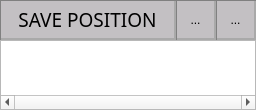
               <widget class="QWidget" name="w_logo_pos" native="true">
                <property name="minimumSize">
                 <size>
                  <width>0</width>
                  <height>110</height>
                 </size>
                </property>
                <property name="maximumSize">
                 <size>
                  <width>16777215</width>
                  <height>110</height>
                 </size>
                </property>
                <layout class="QGridLayout" name="gridLayout_24">
                 <property name="leftMargin">
                  <number>0</number>
                 </property>
                 <property name="topMargin">
                  <number>0</number>
                 </property>
                 <property name="rightMargin">
                  <number>0</number>
                 </property>
                 <property name="bottomMargin">
                  <number>0</number>
                 </property>
                 <property name="spacing">
                  <number>0</number>
                 </property>
                 <item row="1" column="0">
                  <widget class="CxLogoListWidget" name="lw_logo_list">
                   <property name="verticalScrollBarPolicy">
                    <enum>Qt::ScrollBarAlwaysOff</enum>
                   </property>
                   <property name="horizontalScrollBarPolicy">
                    <enum>Qt::ScrollBarAlwaysOn</enum>
                   </property>
                  </widget>
                 </item>
                 <item row="0" column="0">
                  <widget class="QWidget" name="widget_3" native="true">
                   <property name="minimumSize">
                    <size>
                     <width>0</width>
                     <height>40</height>
                    </size>
                   </property>
                   <layout class="QGridLayout" name="gridLayout_26">
                    <property name="leftMargin">
                     <number>0</number>
                    </property>
                    <property name="topMargin">
                     <number>0</number>
                    </property>
                    <property name="rightMargin">
                     <number>0</number>
                    </property>
                    <property name="bottomMargin">
                     <number>0</number>
                    </property>
                    <property name="horizontalSpacing">
                     <number>0</number>
                    </property>
                    <item row="0" column="1">
                     <widget class="QToolButton" name="tb_add_logo">
                      <property name="minimumSize">
                       <size>
                        <width>40</width>
                        <height>40</height>
                       </size>
                      </property>
                      <property name="maximumSize">
                       <size>
                        <width>40</width>
                        <height>40</height>
                       </size>
                      </property>
                      <property name="styleSheet">
                       <string notr="true">QToolButton {
  border-style:none;
  border-left: 1px solid gray;
  border-top: 1px solid gray;
    
  border-bottom: 2px solid darkgrey;
  border-right: 2px solid darkgrey;
  color:black;
  background:#C3C0C3;
  padding:3px;
  border-radius: 0px;
}
QToolButton:pressed {
  border-left: 2px solid gray;
  border-top: 2px solid gray;
    
  border-bottom: 1px solid grey;
  border-right: 1px solid grey;
  color:black;
  background:qlineargradient(x1: 0, y1: 0, x2: 0, y2: 1,
                                 stop: 0  rgb(216, 216, 216), stop: 0.1 rgb(155, 155, 155),
                                 stop: 0.5 rgb(155, 155, 155), stop: 1.0 rgb(207, 203, 207));
  padding:3px;
  border-radius: 0px;
}

QToolButton:hover {
    background: #545454
}
</string>
                      </property>
                      <property name="text">
                       <string>...</string>
                      </property>
                      <property name="icon">
                       <iconset resource="res.qrc">
                        <normaloff>:/res/add_2.png</normaloff>:/res/add_2.png</iconset>
                      </property>
                      <property name="iconSize">
                       <size>
                        <width>32</width>
                        <height>32</height>
                       </size>
                      </property>
                     </widget>
                    </item>
                    <item row="0" column="0">
                     <widget class="QToolButton" name="tb_logo_save">
                      <property name="sizePolicy">
                       <sizepolicy hsizetype="Minimum" vsizetype="Fixed">
                        <horstretch>0</horstretch>
                        <verstretch>0</verstretch>
                       </sizepolicy>
                      </property>
                      <property name="minimumSize">
                       <size>
                        <width>0</width>
                        <height>40</height>
                       </size>
                      </property>
                      <property name="font">
                       <font>
                        <family>Impact</family>
                        <pointsize>14</pointsize>
                       </font>
                      </property>
                      <property name="styleSheet">
                       <string notr="true">QToolButton {
  border-style:none;
  border-left: 1px solid gray;
  border-top: 1px solid gray;
    
  border-bottom: 2px solid darkgrey;
  border-right: 2px solid darkgrey;
  color:black;
  background:#C3C0C3;
  padding:3px;
  border-radius: 0px;
}
QToolButton:pressed {
  border-left: 2px solid gray;
  border-top: 2px solid gray;
    
  border-bottom: 1px solid grey;
  border-right: 1px solid grey;
  color:black;
  background:qlineargradient(x1: 0, y1: 0, x2: 0, y2: 1,
                                 stop: 0  rgb(216, 216, 216), stop: 0.1 rgb(155, 155, 155),
                                 stop: 0.5 rgb(155, 155, 155), stop: 1.0 rgb(207, 203, 207));
  padding:3px;
  border-radius: 0px;
}

QToolButton:hover {
    background: #545454
}
</string>
                      </property>
                      <property name="text">
                       <string>SAVE POSITION</string>
                      </property>
                     </widget>
                    </item>
                    <item row="0" column="2">
                     <widget class="QToolButton" name="tb_delete_logo">
                      <property name="minimumSize">
                       <size>
                        <width>40</width>
                        <height>40</height>
                       </size>
                      </property>
                      <property name="maximumSize">
                       <size>
                        <width>40</width>
                        <height>40</height>
                       </size>
                      </property>
                      <property name="styleSheet">
                       <string notr="true">QToolButton {
  border-style:none;
  border-left: 1px solid gray;
  border-top: 1px solid gray;
    
  border-bottom: 2px solid darkgrey;
  border-right: 2px solid darkgrey;
  color:black;
  background:#C3C0C3;
  padding:3px;
  border-radius: 0px;
}
QToolButton:pressed {
  border-left: 2px solid gray;
  border-top: 2px solid gray;
    
  border-bottom: 1px solid grey;
  border-right: 1px solid grey;
  color:black;
  background:qlineargradient(x1: 0, y1: 0, x2: 0, y2: 1,
                                 stop: 0  rgb(216, 216, 216), stop: 0.1 rgb(155, 155, 155),
                                 stop: 0.5 rgb(155, 155, 155), stop: 1.0 rgb(207, 203, 207));
  padding:3px;
  border-radius: 0px;
}

QToolButton:hover {
    background: #545454
}
</string>
                      </property>
                      <property name="text">
                       <string>...</string>
                      </property>
                      <property name="icon">
                       <iconset resource="res.qrc">
                        <normaloff>:/res/Actions-remove-icon.png</normaloff>:/res/Actions-remove-icon.png</iconset>
                      </property>
                      <property name="iconSize">
                       <size>
                        <width>40</width>
                        <height>40</height>
                       </size>
                      </property>
                     </widget>
                    </item>
                   </layout>
                  </widget>
                 </item>
                </layout>
               </widget>
